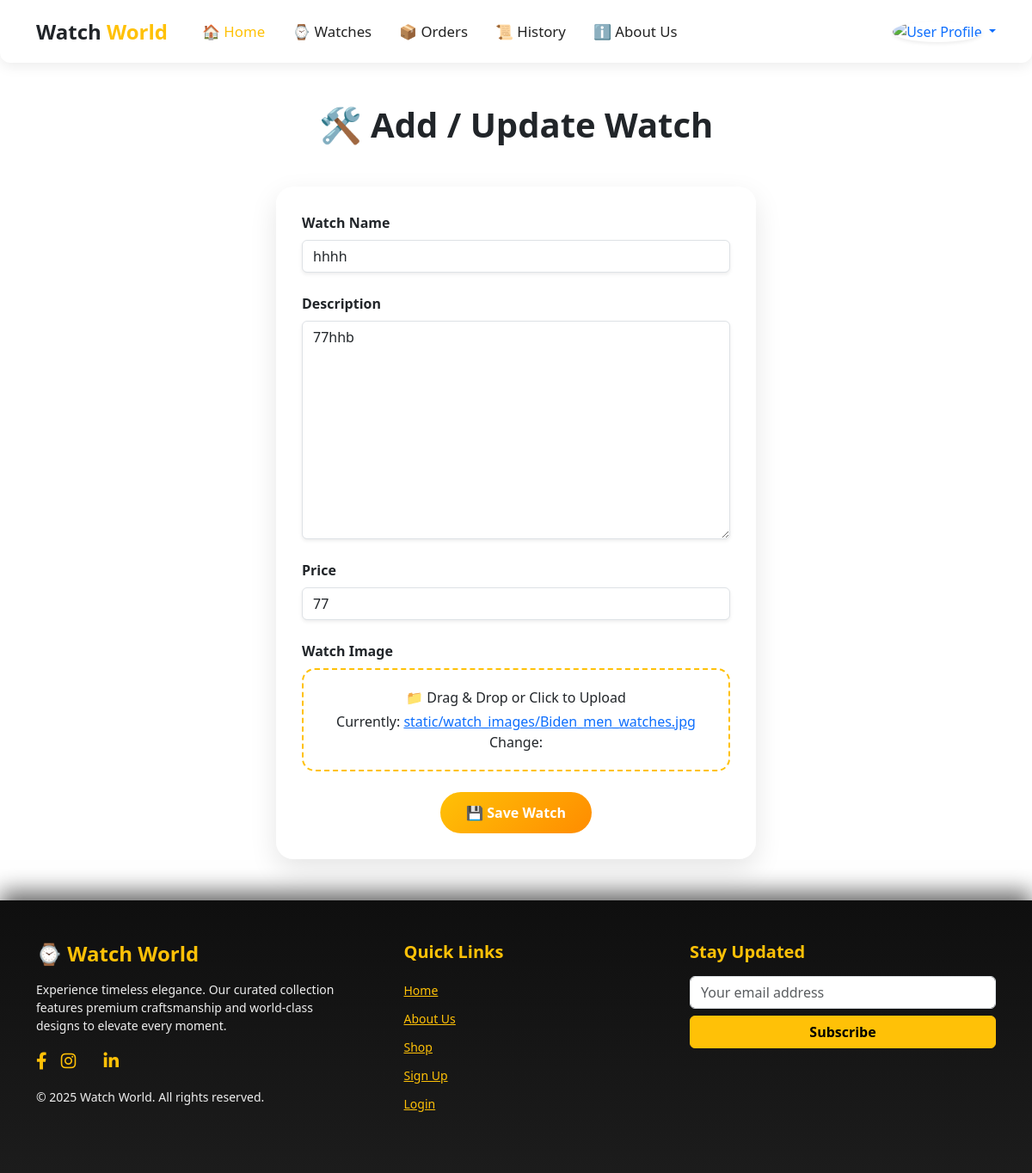
The page /watch_form_add_update/3 (signed in) on the database its author committed.
### home/models.py (models this page shows, shortened)
class Watch(models.Model):
    image = models.ImageField(upload_to="watch_images/")
    name = models.CharField(max_length=100)
    description = models.TextField()
    cost = models.IntegerField()

### home/views.py (the view, shortened to what this page needs)
# urls.py: path('watch_form_add_update/', views.watch_form_add_update, name='add_watch'),
@login_required
def watch_form_add_update(request, id=0):
    try:
        if request.method == 'GET':
            if id == 0:
                m_form = WatchForm()
            else:
                watch = Watch.objects.get(id=id)
                m_form = WatchForm(instance=watch)
            return render(request, 'watch_form.html', {'m_form': m_form})
    except Exception as e:
        print(e)
        return redirect(handler500)

### home/forms.py
class WatchForm(forms.ModelForm):
    class Meta:
        model = Watch
        fields = ("name", "description", "cost", "image")
        labels = {
            "name": "Watch Name",
            "description": "Description",
            "cost": "Price",
            "image": "Image",
        }

### templates/watch_form.html (shortened to what this page needs)
{% extends '_partials/base.html' %}
{% load static %}
{% load widget_tweaks %}
{% block body %}
<div class="container">
    <h1 class="text-center my-5 fw-bold text-dark">🛠️ Add / Update Watch</h1>
    <section class="d-flex align-items-center justify-content-center">
        <div class="col-12 col-md-10 col-lg-8 col-xl-6">
            <div class="glass-card" id="form-card">
                <form method="POST" enctype="multipart/form-data" id="watch-form">
                    {% for field in m_form.visible_fields %}
                        {% if field.name == 'image' %}
                        <div class="form-outline mb-4">
                            <label class="form-label fw-semibold">Watch Image</label>
                            <div class="dropzone" id="dropzone">
                                <p class="mb-1">📁 Drag & Drop or Click to Upload</p>
                                {% render_field field class="form-control d-none" id="id_image" %}
                            </div>
                        </div>
                        {% else %}
                        <div class="form-outline mb-4">
                            <label class="form-label fw-semibold">{{ field.label }}</label>
                            {% render_field field class="form-control shadow-sm" %}
                        </div>
                        {% endif %}
                    {% endfor %}
                    <div class="text-center mt-4">
                        <button type="submit" class="btn btn-save" id="submit-btn">💾 Save Watch</button>
                    </div>
                </form>
            </div>
        </div>
    </section>
</div>
{% endblock %}

### templates/watch_form.html (style rules this page uses)
.glass-card { background: rgba(255, 255, 255, 0.15); backdrop-filter: blur(20px); -webkit-backdrop-filter: blur(20px); border-radius: 20px; padding: 30px; box-shadow: 0 12px 32px rgba(0, 0, 0, 0.1); transition: transform 0.3s ease; }
.btn-save { background: linear-gradient(135deg, #ffc107, #ff8c00); border: none; color: #fff; border-radius: 30px; padding: 12px 30px; font-weight: bold; transition: transform 0.2s ease-in-out; }
.dropzone { border: 2px dashed #ffc107; border-radius: 15px; padding: 20px; text-align: center; cursor: pointer; transition: all 0.2s ease-in-out; background-color: rgba(255, 255, 255, 0.2); }

### rows shown on the page
Watch: name "hhhh" "77hhb" "77", render_field "Currently: static/watch_images/Biden_men_watches.jpg Change:"

### other values the page prints
{{ field.label }} "Watch Name" "Description" "Price"
{{ year|default:2025 }} "2025"
